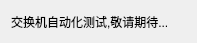
<?xml version="1.0" encoding="UTF-8"?>
<ui version="4.0">
 <class>switchAutoTestMain</class>
 <widget class="QWidget" name="switchAutoTestMain">
  <property name="geometry">
   <rect>
    <x>0</x>
    <y>0</y>
    <width>197</width>
    <height>43</height>
   </rect>
  </property>
  <property name="windowTitle">
   <string>Form</string>
  </property>
  <layout class="QGridLayout" name="gridLayout">
   <item row="0" column="0">
    <widget class="QLabel" name="label">
     <property name="text">
      <string>交换机自动化测试,敬请期待...</string>
     </property>
    </widget>
   </item>
  </layout>
 </widget>
 <resources/>
 <connections/>
</ui>
